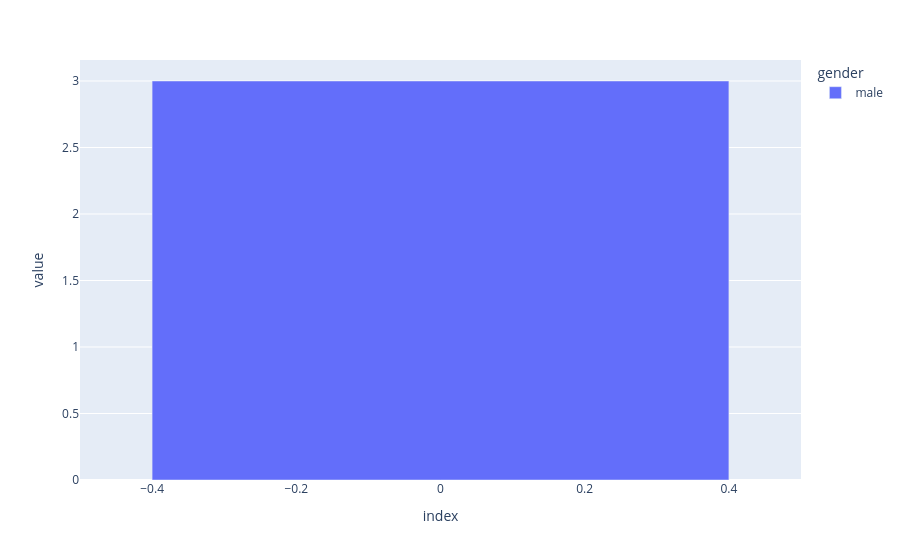

The notebook cell this image was saved under:
### Code cell
fig=px.bar(Gdf,color='gender')
fig.show()

### Figure 1 — Plotly figure (JSON) as saved in the notebook; plotly's stock layout.template omitted (floating-point values rounded to 4 significant figures)
{"data": [{"hovertemplate": "gender=male<br>index=%{x}<br>value=%{y}<extra></extra>", "legendgroup": "male", "marker": {"color": "#636efa", "pattern": {"shape": ""}}, "name": "male", "orientation": "v", "showlegend": true, "textposition": "auto", "type": "bar", "x": [0], "xaxis": "x", "y": [3], "yaxis": "y"}], "layout": {"barmode": "relative", "legend": {"title": {"text": "gender"}, "tracegroupgap": 0}, "margin": {"t": 60}, "xaxis": {"anchor": "y", "domain": [0, 1], "title": {"text": "index"}}, "yaxis": {"anchor": "x", "domain": [0, 1], "title": {"text": "value"}}}}
